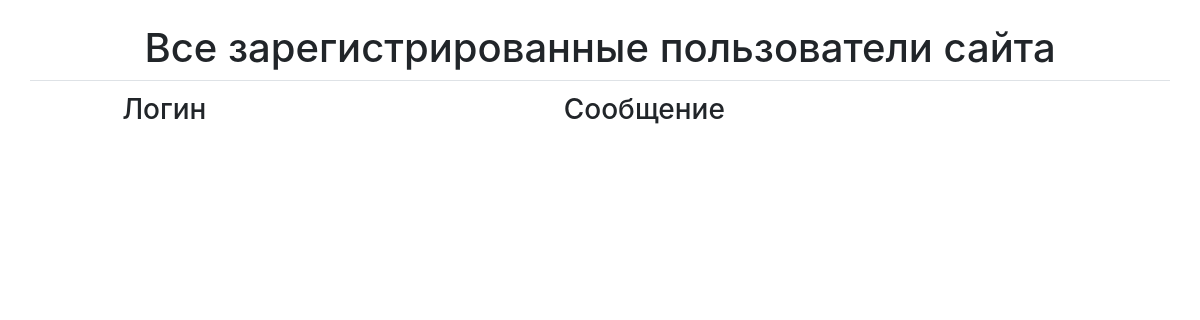
Page /allusers.php on the earlier database version.
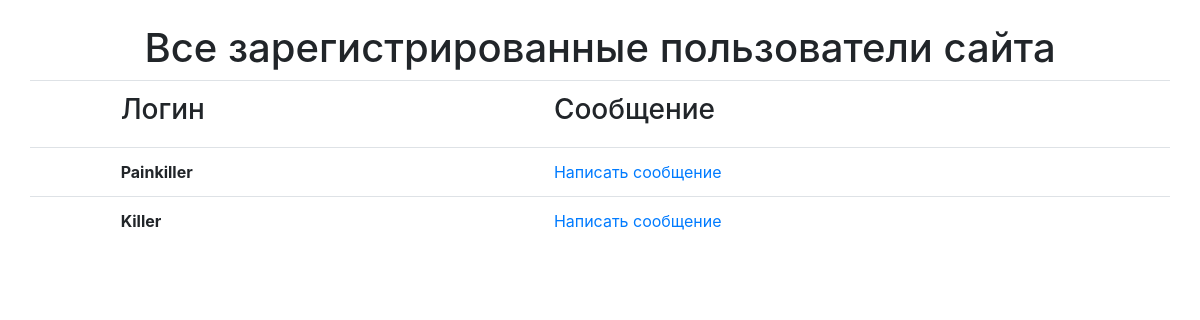
Same page on the later database version.
### tables this page shows
CREATE TABLE `users` (
  `id` int(11) UNSIGNED NOT NULL,
  `login` varchar(100) NOT NULL,
  `pass` varchar(32) NOT NULL,
  `name` varchar(50) NOT NULL,
  `activation` varchar(32) DEFAULT NULL
);

### process2.php (called while the page is built, shortened)
<?php
function connectDB(){
    return new mysqli("localhost", "mysql", "mysql", "register-bd");
}
function getAllUsers(){
    $mysqli = connectDB();
    $result_set = $mysqli->query("SELECT * FROM users WHERE activation=''");
    return resultToArray($result_set);
}
function resultToArray($result_set){
    $results = array();
    while (($row = $result_set->fetch_assoc()) != false){
        $results[] = $row;
    }
    return $results;
}

### allusers.php (the view, shortened to what this page needs)
<!DOCTYPE html>
<html lang="ru">
<head>
    <link rel="stylesheet" href="https://cdn.jsdelivr.net/npm/bootstrap@4.6.0/dist/css/bootstrap.min.css">
</head>
<body>
<?php require_once 'process2.php'; ?>
<div class="container mt-4">
    <div class="row justify-content-center">
        <h1>Все зарегистрированные пользователи сайта</h1>
        <table class="table">
            <thead>
                <tr>
                    <td><td><h3>Логин</h3></td></td>
                    <td><td><h3>Сообщение</h3></td></td>
                </tr>
            </thead>
            <?php
                $users = getAllUsers();
                for ($i = 0; $i < count($users); $i++){
                    echo "<tr>";
                    echo "<td><td><b>".$users[$i]["login"]."</b></td></td>";
                    echo "<td><td>";
                    echo "<a href='smessages.php?to=".$users[$i]["id"]."' title='Отправить сообщение'>Написать сообщение</a>";
                    echo "</td></td>";
                    echo "</tr>";
                }
            ?>
        </table>
    </div>
</div>
</body>
</html>

Differences in the rows shown:
added users: login "Painkiller"
added users: login "Killer"
